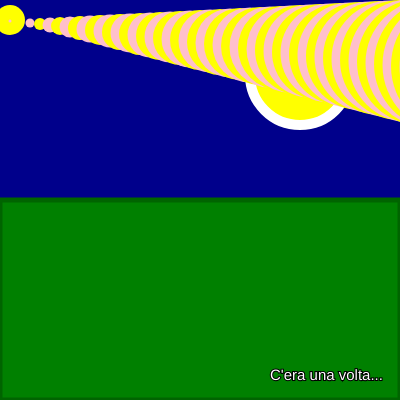
Frame 1 (no input)
Frame 60 (no input): identical to frame 1, image omitted
Frame 120 (the mouse pressed at the canvas centre since frame 60): identical to frame 1, image omitted

The p5.js sketch that drew this single still picture (run headless with seeded random() and noise() and a simulated clock; from frame 60 on, the mouse is pressed at the canvas centre):

// p5.js sketch
// ── sketch.js
//definisco variabili "globali", visibili e usabili in tutto lo script perché fuori dalle funzioni. definiscono le dimensioni max del mio canva --> vado a mettere nella funzione setup createCanvas le variabili così per cambiare la sua dimensione non cambio nella funzione ma vario solo la variabile globale iniziale

let xsize = 400;
let ysize = 400;

function setup() {
  createCanvas(xsize, ysize);
}

  //SEMPRE E SOLO UNA FUNZIONE DRAW contenente tutte le forme
function draw() {
  // sfondo blu scuro = cielo
  background("darkblue");
  // disegno la luna
  fill("yellow");
  // contorno della luna, vado ad aumentare a parte il suo spessore per creare una sfumatura 
  stroke("white");
  strokeWeight(10);
  circle(300, 75, 100)
  // prima della forma desiderata dobbiamo cambiare i parametri di fill e stroke
  //FARE 1 fill 2 stroke 3 forma
  // prato
  fill("green");
  stroke("darkgreen");
  strokeWeight(5);
  rect(0, 200, 400, 200);
  // stelle
  stroke("yellow"); //un punto non è un cerchio, non ha riempimento, per cui per cambiare colore devo usare stroke e non fill

  //gioco con variabili e somme
  strokeWeight(30);
  let xStars_prim = 10;
  let yStars_prim = 20;
  point(xStars_prim, yStars_prim);
  /* 
  point(xStars_primordiale, yStars_primordiale);
  // aggiungo altra stella 
  point(xStars_primordiale+60, 100);
  point(100, 60);
  point(75, 30); 
  */

  //ora le disegno algoritmicamente, non più a mano
  //costrutto for è un loop 
  // i = i + ... è il passo del loop/ciclo
  let passo=1
  /* for (init; test; update) {corpo} --> test e corpo sono le uniche parti obbligatorie. update è un modo pratico per definire il ciclo come varia 
  */
  for (let i=0; i<50; i = i+passo) { 
    strokeWeight(i*3);
    if (i%2===0) { //mi chiedo se i diviso per due faccia 0 <-- quindi sia pari % = "modulo"
      //numeri pari
        stroke("yellow");
    } else {
        //numeri dispari
        stroke("pink");
    }
    point (xStars_prim*i, yStars_prim+i);
  }
  


  // scritta 
  fill("white");
  stroke(0);
  strokeWeight(2);
  textSize(15);
  text("C'era una volta...",270,380)
}
